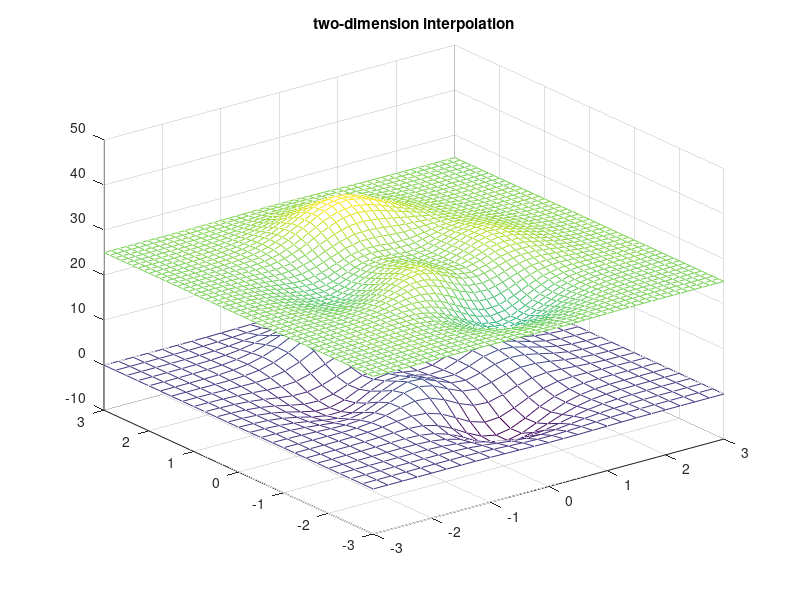

MATLAB code for this plot:
clc;
clear;
close all;

%% piecewise linear interpolation algorithm

% x = 1:3:30;
% y = 2*x.^2+1;
% xx = 2:3;
% yy = interp1(x, y, xx);
% plot(x, y, 's', xx, yy, 'o');

%% one-dimension FFT interpolation algorithm

% x = 0:1.2:10;
% y = sin(x);
% n = 2*length(x);
% yy = interpft(y, n);
% xx = 0:0.6:10.4;
% hold on;
% plot(x,y,'ro');
% plot(xx,yy,'b.-')
% title('One-dimension FFT interpolation');
% legend('original data','interpolation data');

%% two-dimension interpolation algorithm

[x,y] = meshgrid(-3:0.25:3);
z = peaks(x,y);
[xx,yy] = meshgrid(-3:0.125:3);
zz = interp2(x,y,z,xx,yy);
mesh(x,y,z);
hold on;
mesh(xx,yy,zz+25);
hold off;
axis([-3,3,-3,3,-10,50]);
title('two-dimension interpolation');

